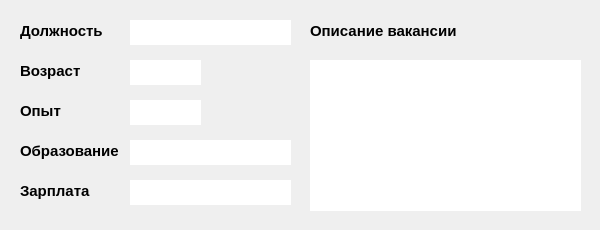
<?xml version="1.0" encoding="UTF-8"?>
<ui version="4.0">
 <class>vac_view_dialog</class>
 <widget class="QDialog" name="vac_view_dialog">
  <property name="geometry">
   <rect>
    <x>0</x>
    <y>0</y>
    <width>600</width>
    <height>230</height>
   </rect>
  </property>
  <property name="minimumSize">
   <size>
    <width>600</width>
    <height>230</height>
   </size>
  </property>
  <property name="maximumSize">
   <size>
    <width>600</width>
    <height>230</height>
   </size>
  </property>
  <property name="windowTitle">
   <string>Просмотр вакансии</string>
  </property>
  <widget class="QTextBrowser" name="exp_textBrowser">
   <property name="geometry">
    <rect>
     <x>130</x>
     <y>100</y>
     <width>71</width>
     <height>25</height>
    </rect>
   </property>
   <property name="font">
    <font>
     <family>Arial</family>
     <pointsize>10</pointsize>
    </font>
   </property>
   <property name="frameShape">
    <enum>QFrame::NoFrame</enum>
   </property>
  </widget>
  <widget class="QLabel" name="pos_name_label">
   <property name="geometry">
    <rect>
     <x>20</x>
     <y>20</y>
     <width>91</width>
     <height>21</height>
    </rect>
   </property>
   <property name="font">
    <font>
     <family>Arial</family>
     <pointsize>11</pointsize>
     <weight>75</weight>
     <bold>true</bold>
    </font>
   </property>
   <property name="text">
    <string>Должность</string>
   </property>
  </widget>
  <widget class="QLabel" name="age_label">
   <property name="geometry">
    <rect>
     <x>20</x>
     <y>60</y>
     <width>91</width>
     <height>21</height>
    </rect>
   </property>
   <property name="font">
    <font>
     <family>Arial</family>
     <pointsize>11</pointsize>
     <weight>75</weight>
     <bold>true</bold>
    </font>
   </property>
   <property name="text">
    <string>Возраст</string>
   </property>
  </widget>
  <widget class="QTextBrowser" name="edu_title_textBrowser">
   <property name="geometry">
    <rect>
     <x>130</x>
     <y>140</y>
     <width>161</width>
     <height>25</height>
    </rect>
   </property>
   <property name="font">
    <font>
     <family>Arial</family>
     <pointsize>10</pointsize>
    </font>
   </property>
   <property name="frameShape">
    <enum>QFrame::NoFrame</enum>
   </property>
  </widget>
  <widget class="QLabel" name="sal_label">
   <property name="geometry">
    <rect>
     <x>20</x>
     <y>180</y>
     <width>101</width>
     <height>21</height>
    </rect>
   </property>
   <property name="font">
    <font>
     <family>Arial</family>
     <pointsize>11</pointsize>
     <weight>75</weight>
     <bold>true</bold>
    </font>
   </property>
   <property name="text">
    <string>Зарплата</string>
   </property>
  </widget>
  <widget class="QTextBrowser" name="pos_title_textBrowser">
   <property name="geometry">
    <rect>
     <x>130</x>
     <y>20</y>
     <width>161</width>
     <height>25</height>
    </rect>
   </property>
   <property name="font">
    <font>
     <family>Arial</family>
     <pointsize>10</pointsize>
    </font>
   </property>
   <property name="frameShape">
    <enum>QFrame::NoFrame</enum>
   </property>
  </widget>
  <widget class="QLabel" name="exp_label">
   <property name="geometry">
    <rect>
     <x>20</x>
     <y>100</y>
     <width>91</width>
     <height>21</height>
    </rect>
   </property>
   <property name="font">
    <font>
     <family>Arial</family>
     <pointsize>11</pointsize>
     <weight>75</weight>
     <bold>true</bold>
    </font>
   </property>
   <property name="text">
    <string>Опыт</string>
   </property>
  </widget>
  <widget class="QTextBrowser" name="age_textBrowser">
   <property name="geometry">
    <rect>
     <x>130</x>
     <y>60</y>
     <width>71</width>
     <height>25</height>
    </rect>
   </property>
   <property name="font">
    <font>
     <family>Arial</family>
     <pointsize>10</pointsize>
    </font>
   </property>
   <property name="frameShape">
    <enum>QFrame::NoFrame</enum>
   </property>
  </widget>
  <widget class="QTextBrowser" name="sal_textBrowser">
   <property name="geometry">
    <rect>
     <x>130</x>
     <y>180</y>
     <width>161</width>
     <height>25</height>
    </rect>
   </property>
   <property name="font">
    <font>
     <family>Arial</family>
     <pointsize>10</pointsize>
    </font>
   </property>
   <property name="frameShape">
    <enum>QFrame::NoFrame</enum>
   </property>
  </widget>
  <widget class="QLabel" name="edu_label">
   <property name="geometry">
    <rect>
     <x>20</x>
     <y>140</y>
     <width>101</width>
     <height>21</height>
    </rect>
   </property>
   <property name="font">
    <font>
     <family>Arial</family>
     <pointsize>11</pointsize>
     <weight>75</weight>
     <bold>true</bold>
    </font>
   </property>
   <property name="text">
    <string>Образование</string>
   </property>
  </widget>
  <widget class="QLabel" name="dop_info_label">
   <property name="geometry">
    <rect>
     <x>310</x>
     <y>20</y>
     <width>151</width>
     <height>21</height>
    </rect>
   </property>
   <property name="font">
    <font>
     <family>Arial</family>
     <pointsize>11</pointsize>
     <weight>75</weight>
     <bold>true</bold>
    </font>
   </property>
   <property name="text">
    <string>Описание вакансии</string>
   </property>
  </widget>
  <widget class="QTextBrowser" name="textBrowser">
   <property name="geometry">
    <rect>
     <x>310</x>
     <y>60</y>
     <width>271</width>
     <height>151</height>
    </rect>
   </property>
   <property name="font">
    <font>
     <family>Arial</family>
     <pointsize>10</pointsize>
    </font>
   </property>
   <property name="frameShape">
    <enum>QFrame::NoFrame</enum>
   </property>
  </widget>
 </widget>
 <resources/>
 <connections/>
</ui>
